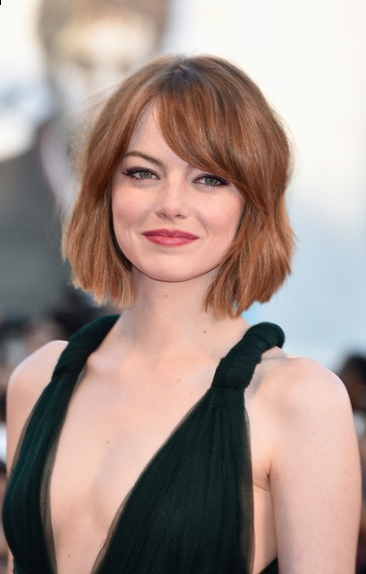
#> input picture ema_stone.jpg, 366 x 574 px
$ python canny-slow.py   (older library calls are emulated)
#> lines starting #> are read from the running program, lines starting #| are printed output that depends on the picture
import scipy.ndimage as ndi
import scipy
import numpy
import numpy as np
from PIL import Image
import math
from math import pi
import cv2
import matplotlib.pyplot as plt

sigma = 2.2

f = 'ema_stone.jpg'
img = Image.open(f).convert('L')                                          #grayscale
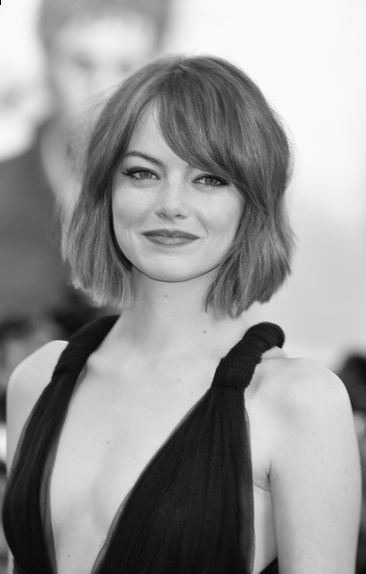
#> img: PIL image 366x574 L; min 0, max 254, mean 150.4
imgdata = numpy.array(img, dtype = float)
G = ndi.filters.gaussian_filter(imgdata, sigma)                           #gaussian low pass filter

imagesToPlot = []

imagesToPlot.append((imgdata.copy(), 'original gray'))

imagesToPlot.append((G.copy(), 'gaussian'))


sobelout = Image.new('L', img.size)                                       #empty image
#> sobelout: PIL image 366x574 L; every value is 0
gradx = numpy.array(sobelout, dtype = np.float32)
#> gradx: shape (574, 366) float32; every value is 0
grady = numpy.array(sobelout, dtype = np.float32)

sobel_x = [[-1.,0.,1.],
           [-2.,0.,2.],
           [-1.,0.,1.]]
sobel_y = [[-1.,-2.,-1.],
           [0.,0.,0.],
           [1.,2.,1.]]

width = img.size[1]
#> width = 574
height = img.size[0]
#> height = 366

#calculate |G| and dir(G)

for x in range(1, width-1):
    for y in range(1, height-1):
        px = (sobel_x[0][0] * G[x-1][y-1]) + (sobel_x[0][1] * G[x][y-1]) + \
             (sobel_x[0][2] * G[x+1][y-1]) + (sobel_x[1][0] * G[x-1][y]) + \
             (sobel_x[1][1] * G[x][y]) + (sobel_x[1][2] * G[x+1][y]) + \
             (sobel_x[2][0] * G[x-1][y+1]) + (sobel_x[2][1] * G[x][y+1]) + \
             (sobel_x[2][2] * G[x+1][y+1])

        py = (sobel_y[0][0] * G[x-1][y-1]) + (sobel_y[0][1] * G[x][y-1]) + \
             (sobel_y[0][2] * G[x+1][y-1]) + (sobel_y[1][0] * G[x-1][y]) + \
             (sobel_y[1][1] * G[x][y]) + (sobel_y[1][2] * G[x+1][y]) + \
             (sobel_y[2][0] * G[x-1][y+1]) + (sobel_y[2][1] * G[x][y+1]) + \
             (sobel_y[2][2] * G[x+1][y+1])
        gradx[x][y] = px
        grady[x][y] = py
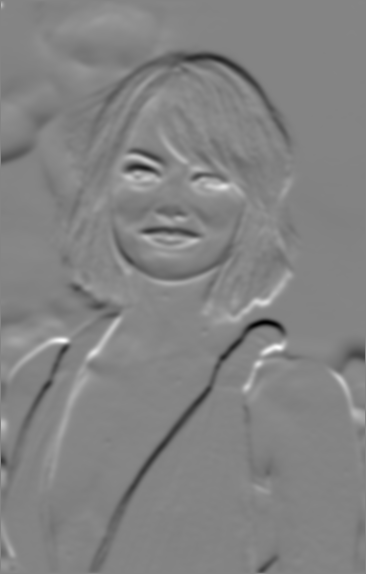
#> gradx: shape (574, 366) float32; min -236.4, max 218.5, mean -1.9; drawn with min black and max white
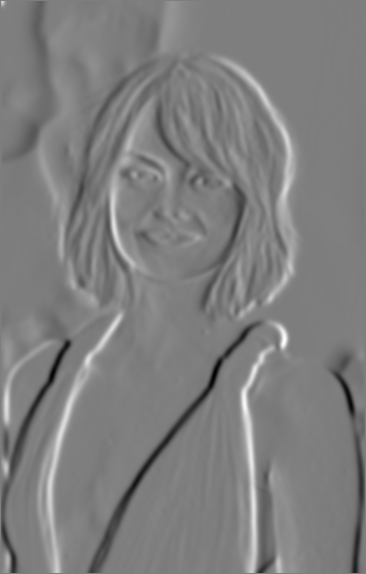
#> grady: shape (574, 366) float32; min -239.2, max 243.2, mean 0.6; drawn with min black and max white

#> (the run stopped early here; a loop or call above may not have finished)

$ run again, with Two_lane_city_streets.jpg copied over ema_stone.jpg
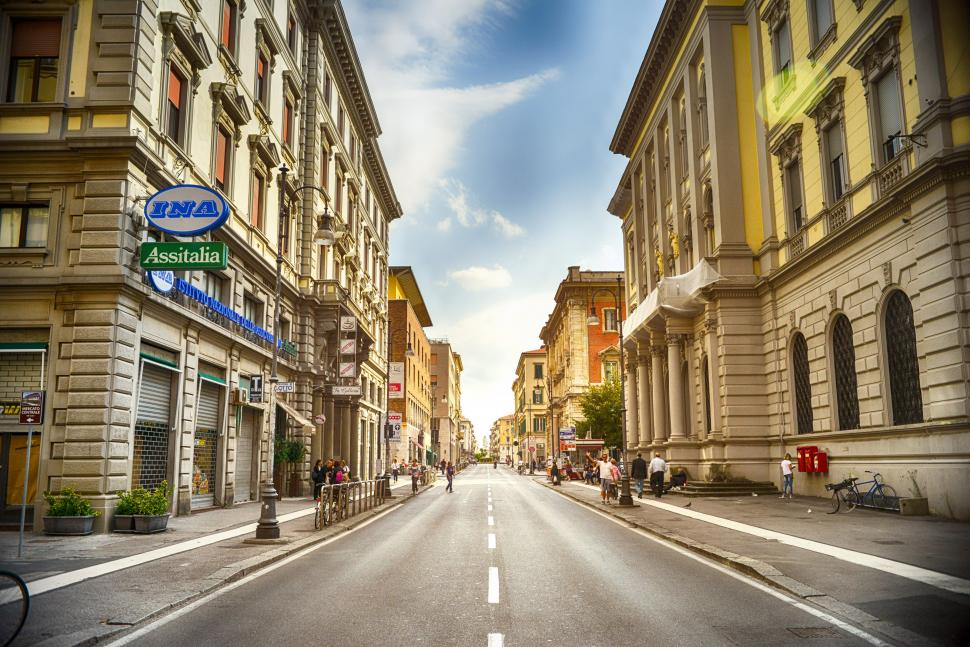
#> input picture Two_lane_city_streets.jpg, 970 x 647 px
#> sobelout: PIL image 970x647 L; every value is 0
#> after the loop `for x in range(1, width-1):`:
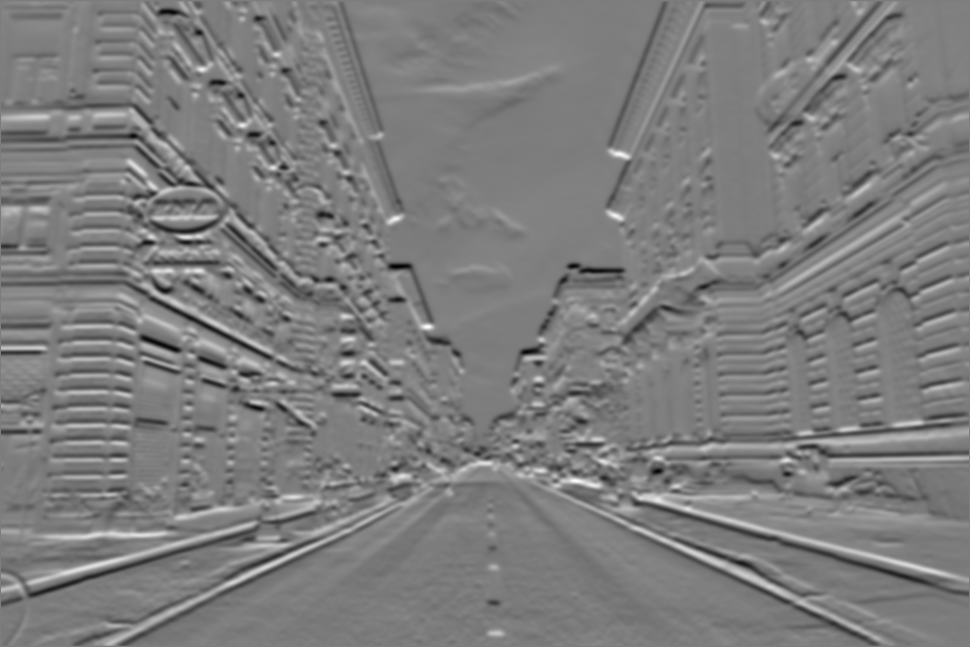
#> gradx: shape (647, 970) float32; min -216.4, max 223.1, mean -0.1; drawn with min black and max white
#> after the loop `for x in range(1, width-1):`:
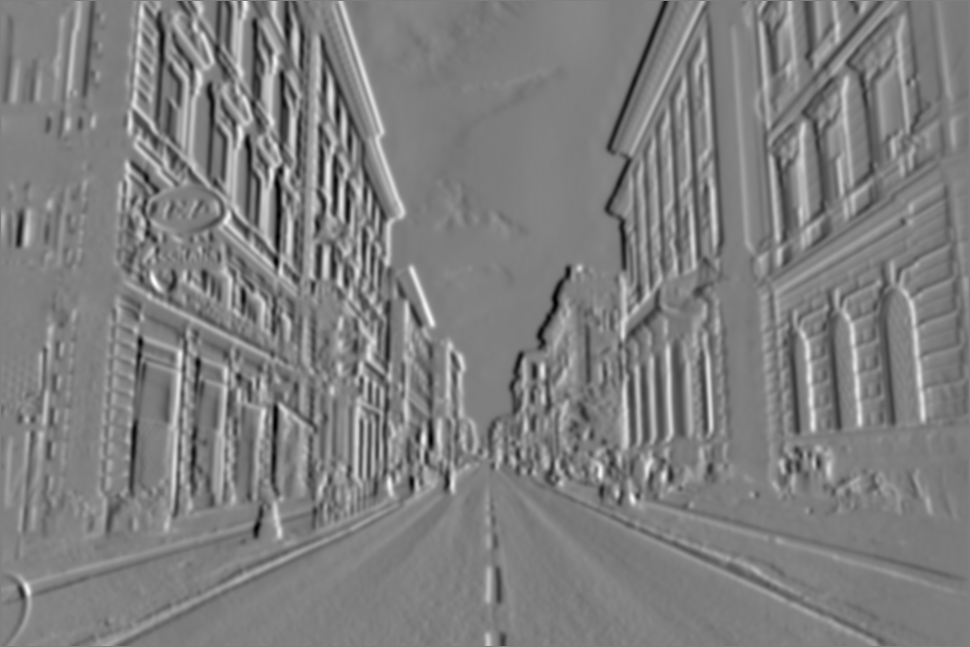
#> grady: shape (647, 970) float32; min -222.5, max 223.6, mean 0.1; drawn with min black and max white

$ run again, with boat.jpg copied over ema_stone.jpg
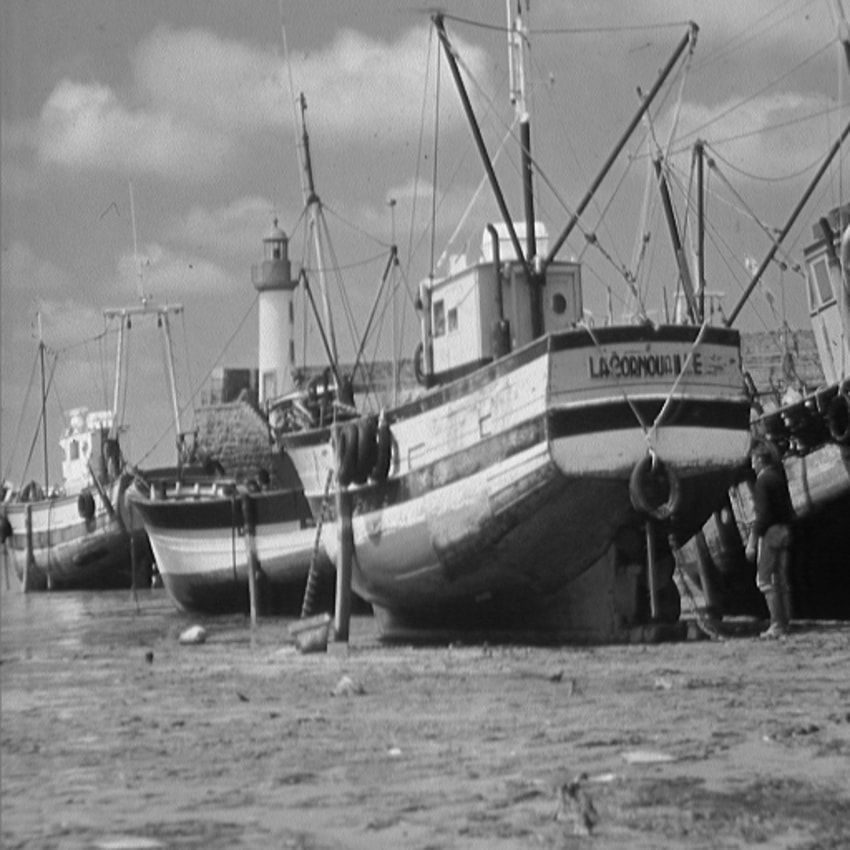
#> input picture boat.jpg, 850 x 850 px
#> img is the input picture: PIL image 850x850 L; min 0, max 250, mean 129.7
#> sobelout: PIL image 850x850 L; every value is 0
#> after the loop `for x in range(1, width-1):`:
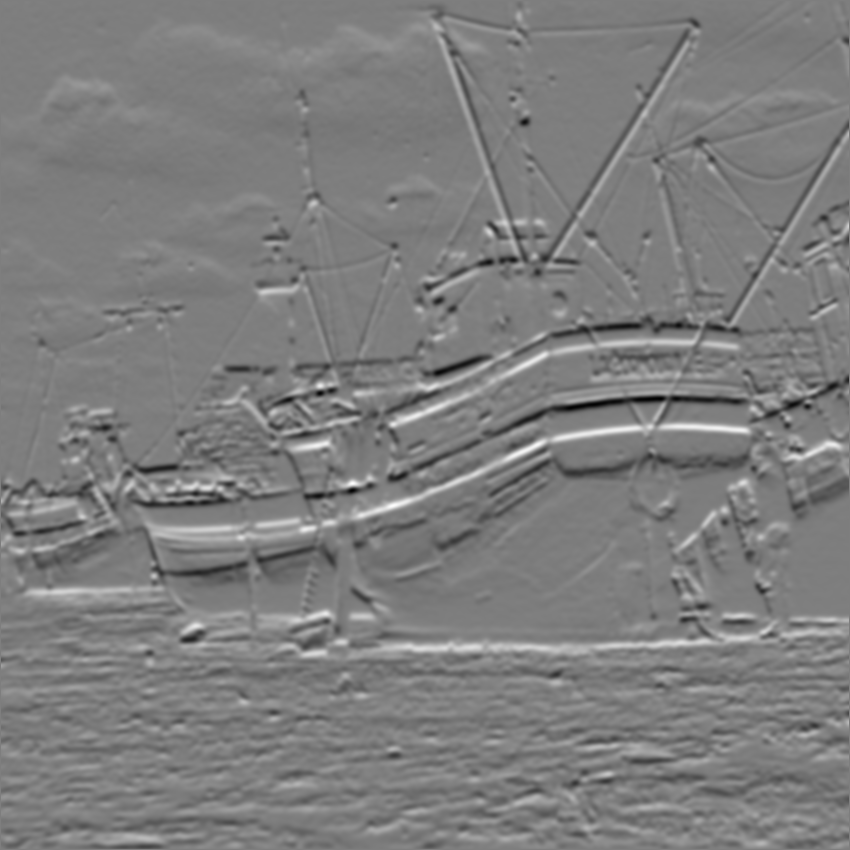
#> gradx: shape (850, 850) float32; min -180.9, max 184.8, mean -0.1; drawn with min black and max white
#> after the loop `for x in range(1, width-1):`:
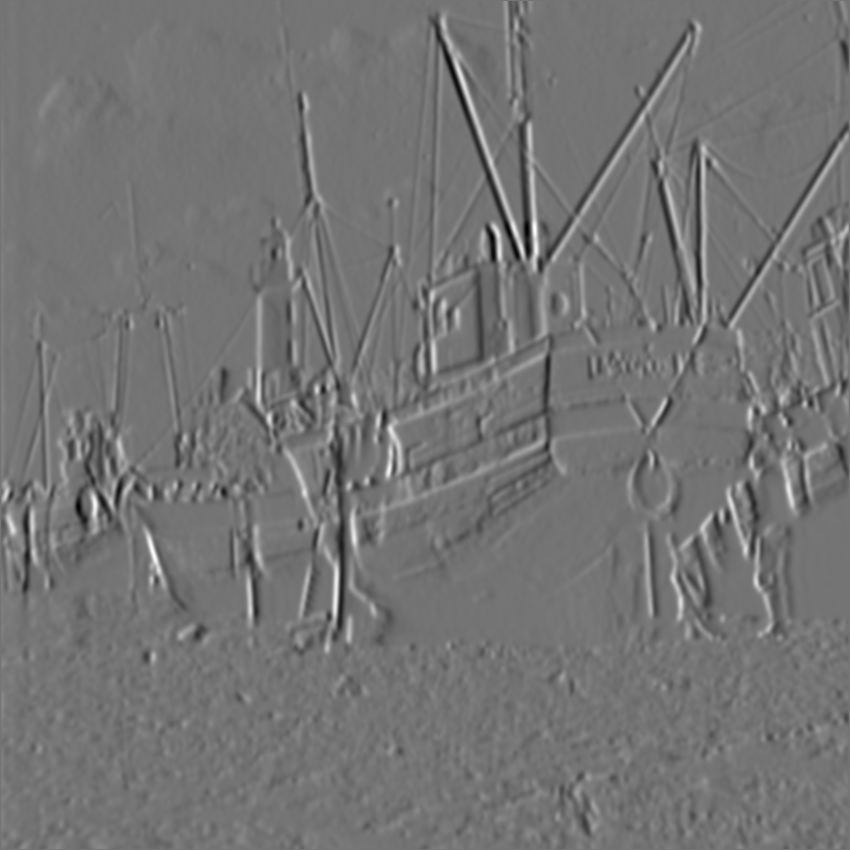
#> grady: shape (850, 850) float32; min -206.1, max 245.2, mean -0.3; drawn with min black and max white

$ run again, with catOnRock.jpg copied over ema_stone.jpg
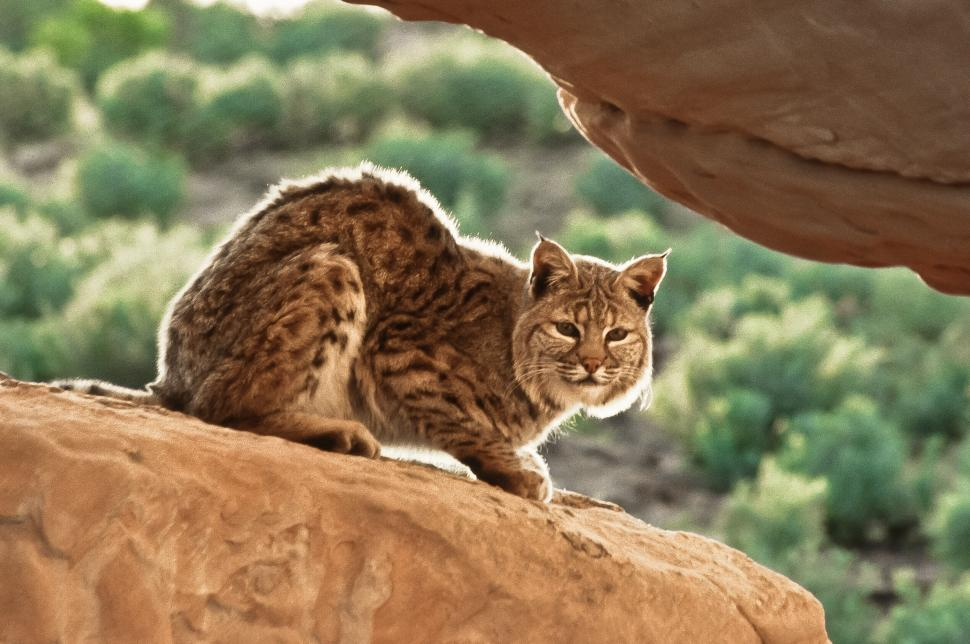
#> input picture catOnRock.jpg, 970 x 644 px
#> `img = Image.open(f).convert('L')`:
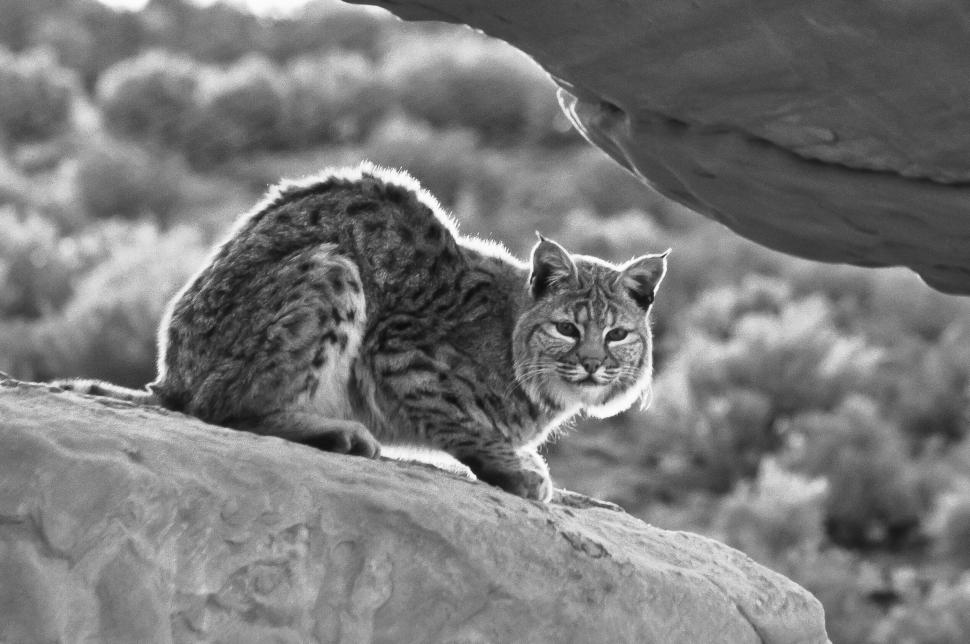
#> img: PIL image 970x644 L; min 10, max 255, mean 120.4
#> sobelout: PIL image 970x644 L; every value is 0
#> after the loop `for x in range(1, width-1):`:
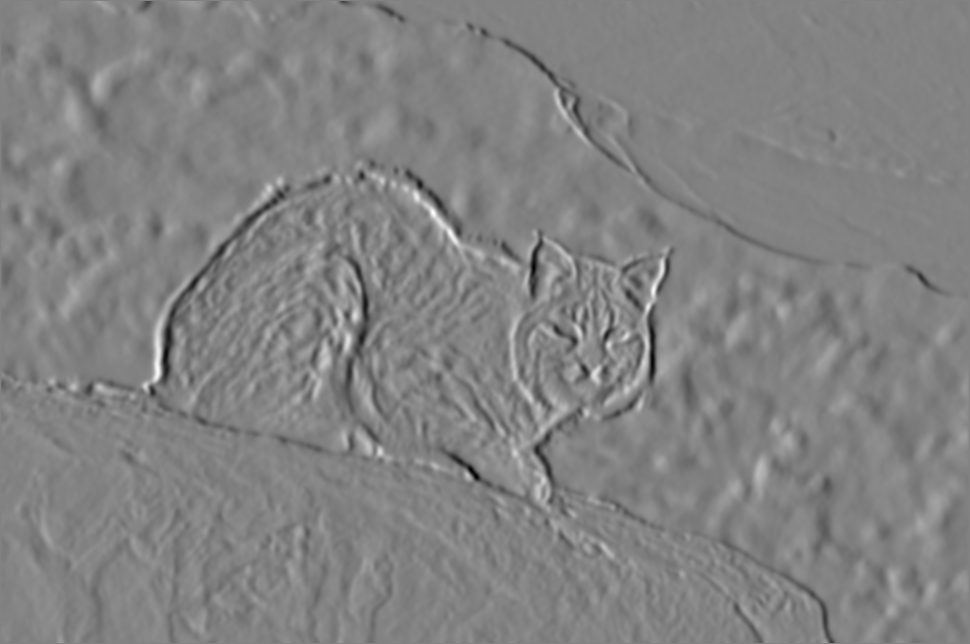
#> grady: shape (644, 970) float32; min -223.1, max 212.6, mean -0.3; drawn with min black and max white
